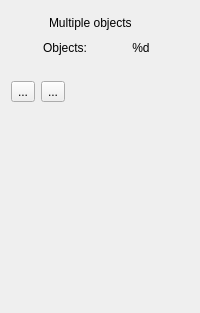
     <widget class="QWidget" name="multiple">
      <layout class="QGridLayout" name="gridLayout_5">
       <item row="0" column="0">
        <widget class="QLabel" name="label_16">
         <property name="minimumSize">
          <size>
           <width>32</width>
           <height>24</height>
          </size>
         </property>
         <property name="maximumSize">
          <size>
           <width>32</width>
           <height>24</height>
          </size>
         </property>
         <property name="text">
          <string/>
         </property>
         <property name="textFormat">
          <enum>Qt::PlainText</enum>
         </property>
         <property name="pixmap">
          <pixmap resource="../topino.qrc">:/ui/toolicons/cursor.png</pixmap>
         </property>
         <property name="scaledContents">
          <bool>false</bool>
         </property>
        </widget>
       </item>
       <item row="3" column="0" colspan="4">
        <layout class="QHBoxLayout" name="horizontalLayout_7" stretch="0,0,0">
         <item>
          <widget class="QToolButton" name="toolSelectAllInlets">
           <property name="toolTip">
            <string>Select only inlets</string>
           </property>
           <property name="statusTip">
            <string>Selects all inlets in the current selection</string>
           </property>
           <property name="text">
            <string>...</string>
           </property>
           <property name="icon">
            <iconset resource="../topino.qrc">
             <normaloff>:/ui/toolicons/inlet.png</normaloff>:/ui/toolicons/inlet.png</iconset>
           </property>
           <property name="iconSize">
            <size>
             <width>64</width>
             <height>32</height>
            </size>
           </property>
          </widget>
         </item>
         <item>
          <widget class="QToolButton" name="toolSelectAllRulers">
           <property name="toolTip">
            <string>Select only rulers</string>
           </property>
           <property name="statusTip">
            <string>Selects all rulers in the current selection</string>
           </property>
           <property name="text">
            <string>...</string>
           </property>
           <property name="icon">
            <iconset resource="../topino.qrc">
             <normaloff>:/ui/toolicons/ruler.png</normaloff>:/ui/toolicons/ruler.png</iconset>
           </property>
           <property name="iconSize">
            <size>
             <width>64</width>
             <height>32</height>
            </size>
           </property>
          </widget>
         </item>
         <item>
          <spacer name="horizontalSpacer">
           <property name="orientation">
            <enum>Qt::Horizontal</enum>
           </property>
           <property name="sizeHint" stdset="0">
            <size>
             <width>72</width>
             <height>20</height>
            </size>
           </property>
          </spacer>
         </item>
        </layout>
       </item>
       <item row="0" column="1" colspan="3">
        <widget class="QLabel" name="label_23">
         <property name="text">
          <string>Multiple objects</string>
         </property>
        </widget>
       </item>
       <item row="2" column="0" colspan="4">
        <spacer name="verticalSpacer_14">
         <property name="orientation">
          <enum>Qt::Vertical</enum>
         </property>
         <property name="sizeHint" stdset="0">
          <size>
           <width>20</width>
           <height>20</height>
          </size>
         </property>
        </spacer>
       </item>
       <item row="4" column="0" colspan="4">
        <spacer name="verticalSpacer_4">
         <property name="orientation">
          <enum>Qt::Vertical</enum>
         </property>
         <property name="sizeHint" stdset="0">
          <size>
           <width>20</width>
           <height>200</height>
          </size>
         </property>
        </spacer>
       </item>
       <item row="1" column="3">
        <widget class="QLabel" name="propObjectsAmount">
         <property name="sizePolicy">
          <sizepolicy hsizetype="Preferred" vsizetype="Preferred">
           <horstretch>5</horstretch>
           <verstretch>0</verstretch>
          </sizepolicy>
         </property>
         <property name="minimumSize">
          <size>
           <width>0</width>
           <height>0</height>
          </size>
         </property>
         <property name="text">
          <string>%d</string>
         </property>
         <property name="alignment">
          <set>Qt::AlignCenter</set>
         </property>
        </widget>
       </item>
       <item row="1" column="0" colspan="3">
        <widget class="QLabel" name="label_60">
         <property name="sizePolicy">
          <sizepolicy hsizetype="Preferred" vsizetype="Preferred">
           <horstretch>1</horstretch>
           <verstretch>0</verstretch>
          </sizepolicy>
         </property>
         <property name="text">
          <string>Objects:</string>
         </property>
         <property name="alignment">
          <set>Qt::AlignRight|Qt::AlignTrailing|Qt::AlignVCenter</set>
         </property>
        </widget>
       </item>
      </layout>
     </widget>
